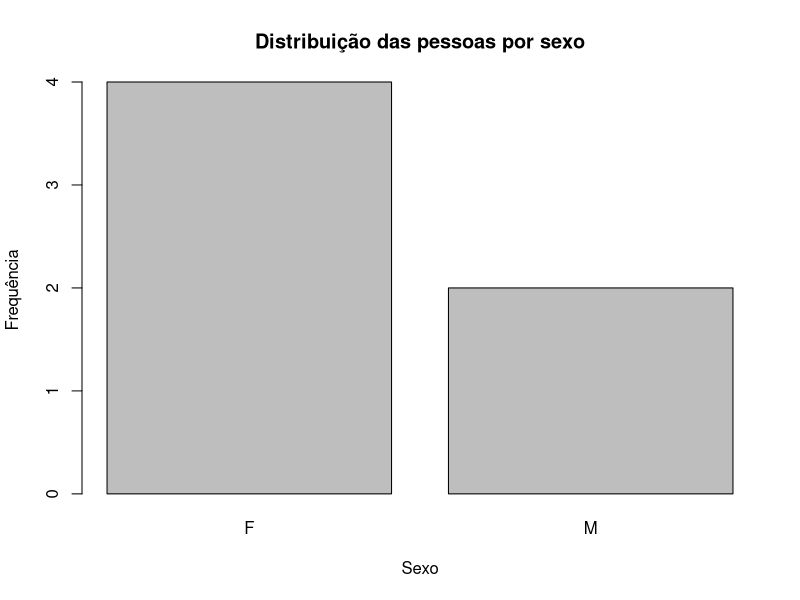

Generate this figure with R:
# Meu primeiro script no R com Git e GitHub

# Leitura de dados
dados=read.csv("dados_teste.csv", header=TRUE, sep=";", dec=".")
head(dados)

# Estatísticas descritivas
min_idade=min(dados$idade)
max_idade=max(dados$idade)
media_idade=mean(dados$idade)
desv_pad=sd(dados$idade)
dist_freq_sexo=table(dados$sexo)

# Fazer um barplot
barplot(table(dados$sexo),main = "Distribuição das pessoas por sexo", xlab = "Sexo", ylab = "Frequência")
